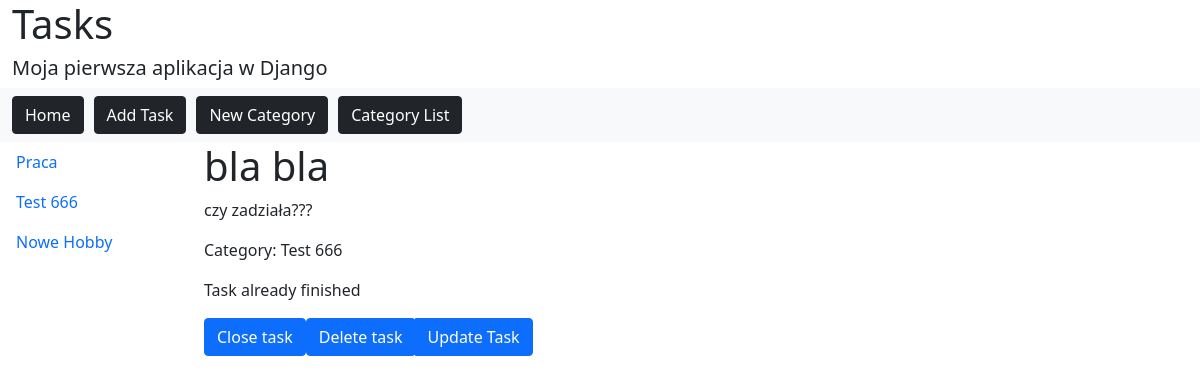
The app's page /tasks/18/details/ with its own data.
### tasks/models.py (models this page shows, shortened)
class Category(models.Model):
	cat_name = models.CharField('Category', max_length=30)
	def __str__(self):
		return self.cat_name

class Task(models.Model):
	category = models.ForeignKey(Category, blank=True, null=True, on_delete=models.CASCADE)
	name = models.CharField('Name', max_length=60)
	details = models.CharField('Details', max_length=200)
	is_finished = models.BooleanField(default=False)

### tasks/views/tasks.py (the view)
# urls.py: path('<int:task_id>/details/', views.task_details, name='task_details'),
def task_details(request, task_id):
	selected_task = Task.objects.get(pk=task_id)
	categories = Category.objects.all()
	context = {'selected_task': selected_task, 'categories': categories}
	return render(request, 'tasks/task_detail.html', context)

### tasks/templates/tasks/task_detail.html (shortened to what this page needs)
{% extends "maintemp.html" %}
{% block content %}
<h1>{{ selected_task.name }}</h1>
<p>{{ selected_task.details }}</p>
<p>Category: {{ selected_task.category }}</p>
<p>Task already finished</p>
<div class="btn-group">
	<form action="{% url 'tasks:close_task' selected_task.id %}" method="post">
     <input class="btn btn-primary" type="submit" value="Close task">
	</form>
	<form action="{% url 'tasks:delete_task' selected_task.id %}" method="post">
     <input class="btn btn-primary" type="submit" value="Delete task">
	</form>
	<a href="{% url 'tasks:update_task' selected_task.id %}" class="btn btn-primary">Update Task</a>
</div>
{% endblock %}

### tasks/templates/maintemp.html (shortened to what this page needs)
<!DOCTYPE html>
<html>
<head>
<link href="https://cdn.jsdelivr.net/npm/bootstrap@5.1.1/dist/css/bootstrap.min.css" rel="stylesheet">
</head>
<body>
<div class="container-fluid">
		{% block header %}
			<h1>Tasks</h1>
			<h5>Moja pierwsza aplikacja w Django</h5>
		{% endblock %}
</div>
<nav class="navbar navbar-expand-sm bg-light">
	<div class="container-fluid">
	<ul class="navbar-nav">
		<li class="nav-item" style="margin-right:10px">
			<a href="{% url 'tasks:index' %}" class="btn btn-dark">Home</a>
		</li>
		<li class="nav-item" style="margin-right:10px">
			<a href="{% url 'tasks:newtask' %}" class="btn btn-dark">Add Task</a>
		</li>
		<li class="nav-item" style="margin-right:10px">
			<a href="{% url 'tasks:newcategory' %}" class="btn btn-dark">New Category</a>
		</li>
		<li class="nav-item" style="margin-right:10px">
			<a href="{% url 'tasks:category_list' %}" class="btn btn-dark">Category List</a>
		</li>
	</ul>
	</div>
</nav>
<div class="row">
	<div class="col-lg-2">
		{% block sidebar %}
			{% if categories%}
				<ul class="nav flex-column">
					{%for category in categories %}
						<li class="nav-item"><a href="{% url 'tasks:categorized' category.id %}" class="nav-link">{{category.cat_name}}</a></li>
					{%endfor %}
				</ul>
			{% else %}
				<p>No categories</p>
			{%endif %}
		{% endblock %}
	</div>
	<div class="col-lg-8">
		{% block content %}{% endblock %}
	</div>
</div>
</body>
</html>

### records on screen
Category: cat_name "Praca"
Category: cat_name "Test 666"
Category: cat_name "Nowe Hobby"
Task: name "bla bla", details "czy zadziała???", category "Test 666"
